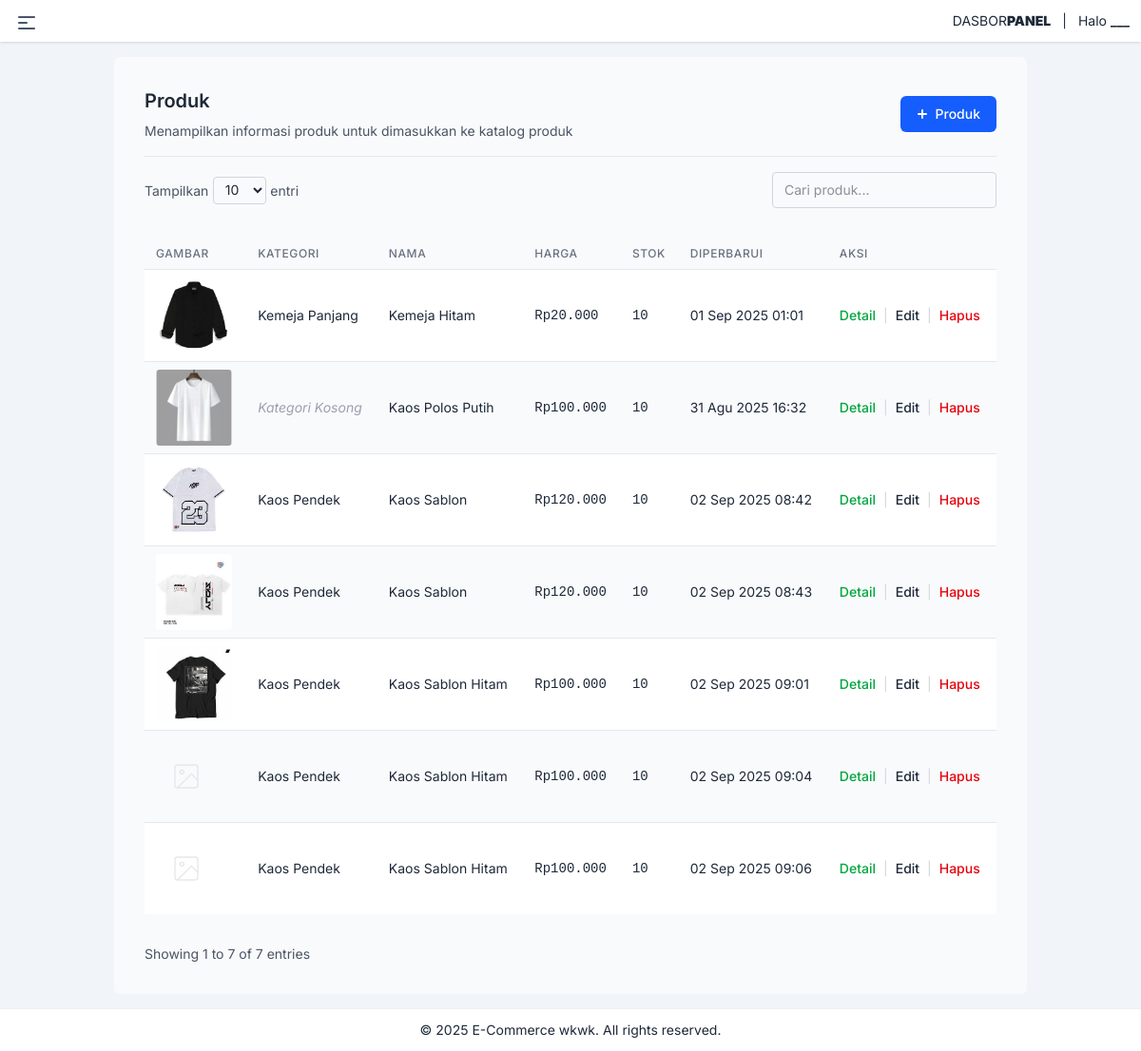
Page /products/ (signed in) on the earlier database version.
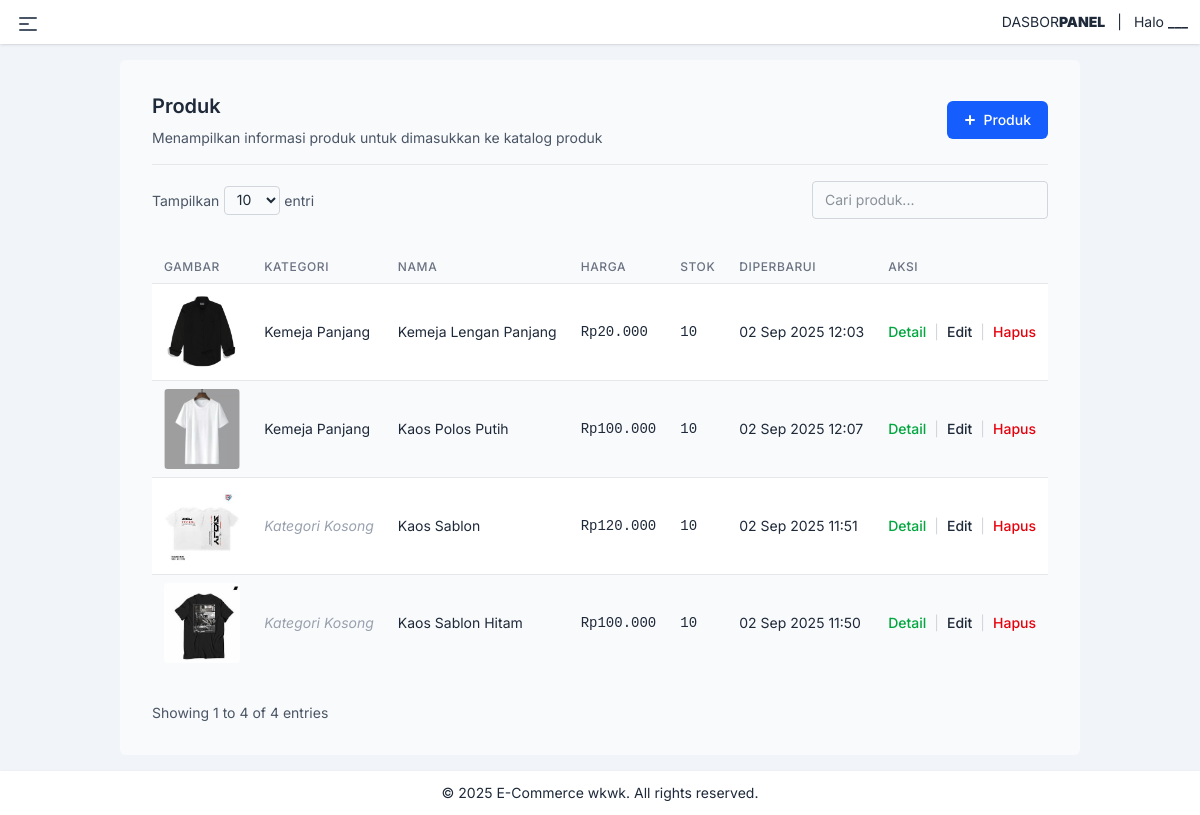
Same page on the later database version.
### catalog/models.py (models this page shows, shortened)
class Products(models.Model):
    name = models.CharField(max_length=255)
    description = models.TextField()
    category = models.ForeignKey(Category, on_delete=models.CASCADE, null=True, blank=True)
    price = models.DecimalField(max_digits=10, decimal_places=2)
    stock = models.IntegerField()
    image = models.ImageField(upload_to='products/', blank=True, null=True)
    created_at = models.DateTimeField(auto_now_add=True)
    updated_at = models.DateTimeField(auto_now=True)

class Category(models.Model):
    name = models.CharField(max_length=255)
    description = models.TextField(blank=True, null=True)
    created_at = models.DateTimeField(auto_now_add=True)
    updated_at = models.DateTimeField(auto_now=True)
    def __str__(self):
        return self.name

### catalog/views.py (the view)
# urls.py: path('products/', views.product_list, name='product_list'),
@login_required
def product_list(request):
    product= Products.objects.all()
    category = Category.objects.all()
    product_form = ProductForm()
    category_form = CategoryForm()
    return render(request, 'product/product.html', {
        'products': product,
        'categories': category,
        'product_form': product_form,
        'category_form': category_form
        })

### catalog/forms.py
class CategoryForm(forms.ModelForm):
    class Meta:
        model = Category
        fields = ['name', 'description']
        widgets = {
            'name': forms.TextInput(attrs={
                'placeholder': 'Masukkan nama kategori...',
                'class': 'w-full text-sm px-4 py-3 rounded-lg border border-gray-200 focus:ring-2 focus:ring-blue-500 focus:border-transparent outline-none transition-all duration-200',
                'required': 'required',
            }),
            'description': forms.Textarea(attrs={
                'rows': 3,  # tinggi textarea
                'placeholder': 'Masukkan deskripsi kategori...',
                'class': 'w-full text-sm px-4 py-3 rounded-lg border border-gray-200 focus:ring-2 focus:ring-blue-500 focus:border-transparent outline-none transition-all duration-200',
            }),
        }

### templates/product/product.html (shortened to what this page needs)
{% extends "base.html" %}
{% block content %}
{% load humanize %}
<div class="w-full text-gray-800 p-8 bg-gray-50 rounded-md">
    <div class="flex items-center justify-between border-b border-gray-200 mb-4">
        <div class="text-center md:text-left space-y-2 mb-4">
            <h1 class="text-xl font-semibold text-gray-800">Produk</h1>
            <p class="text-gray-600 text-sm">Menampilkan informasi produk untuk dimasukkan ke katalog produk
            </p>
        </div>
        <div class="mb-4 flex justify-end space-x-2">
            <a href="{% url 'add_product' %}" class="inline-flex items-center px-4 py-2 border border-transparent text-sm font-medium rounded-md
      text-white bg-blue-600 hover:bg-blue-700 focus:outline-none
      focus:ring-2 focus:ring-offset-2 focus:ring-blue-500 no-print cursor-pointer">
                <svg class="me-1 -ms-1 w-5 h-5" fill="currentColor" viewBox="0 0 20 20"
                    xmlns="http://www.w3.org/2000/svg">
                    <path fill-rule="evenodd"
                        d="M10 5a1 1 0 011 1v3h3a1 1 0 110 2h-3v3a1 1 0 11-2 0v-3H6a1 1 0 110-2h3V6a1 1 0 011-1z"
                        clip-rule="evenodd"></path>
                </svg>
                Produk
            </a>
        </div>
    </div>
    <div class="flex flex-row-reverse justify-between items-center mb-4">
        <input id="searchInput" type="text" placeholder="Cari produk..."
            class="px-3 py-2 border border-gray-300 rounded text-sm">
        <div>
            <span class="text-sm text-gray-600">Tampilkan</span>
            <select id="rowsPerPage" class="px-2 py-1 border border-gray-300 rounded text-sm">
                <option value="10" selected>10</option>
            </select>
            <span class="text-sm text-gray-600">entri</span>
        </div>
    </div>
    <div class="overflow-x-auto w-full py-4">
        <table id="records-table" class="table-auto w-full text-sm whitespace-nowrap divide-y divide-gray-200">
            <thead class="bg-gray-100">
                <tr class="bg-gray-50">
                    <th class="px-3 py-2 text-left text-xs font-medium text-gray-500 uppercase tracking-wider">
                        Gambar</th>
                        <th class="px-3 py-2 text-left text-xs font-medium text-gray-500 uppercase tracking-wider">
                        Kategori</th>
                    <th class="px-3 py-2 text-left text-xs font-medium text-gray-500 uppercase tracking-wider">
                        Nama</th>
                    <th class="px-3 py-2 text-left text-xs font-medium text-gray-500 uppercase tracking-wider">
                        Harga</th>
                    <th class="px-3 py-2 text-left text-xs font-medium text-gray-500 uppercase tracking-wider">
                        Stok</th>
                    <th class="px-3 py-2 text-left text-xs font-medium text-gray-500 uppercase tracking-wider">
                        Diperbarui</th>
                    <th class="px-3 py-2 text-left text-xs font-medium text-gray-500 uppercase tracking-wider">
                        Aksi</th>
                </tr>
            </thead>
            <tbody class="bg-white divide-y divide-gray-200">
                {% for product in products %}
                <tr class="odd:bg-white even:bg-gray-50 hover:bg-gray-100 text-sm">
                    {% if product.image %}
                    <td class="px-3 py-2 capitalize whitespace-nowrap">
                        <img src="{{ product.image.url }}" alt="{{ product.name }}" class="rounded h-20">
                    </td>
                    {% else %}
                    <td class="px-3 py-2 capitalize whitespace-nowrap">
                        <div class="w-16 h-20 flex items-center justify-center">
                            <svg class="w-8 h-8 text-gray-200" fill="none" stroke="currentColor" viewBox="0 0 24 24">
                                <rect x="3" y="3" width="18" height="18" rx="2" ry="2"></rect>
                                <circle cx="8.5" cy="8.5" r="1.5"></circle>
                                <polyline points="21,15 16,10 5,21"></polyline>
                            </svg>
                        </div>
                    {% endif %}
                    {% if product.category %}
                    <td class="px-3 py-2 capitalize whitespace-nowrap">{{ product.category }}</td>
                    {% else %}
                    <td class="px-3 py-2 capitalize whitespace-nowrap text-gray-400 italic">Kategori kosong</td>
                    {% endif %}
                    <td class="px-3 py-2 capitalize whitespace-nowrap">{{ product.name }}</td>
                    <td class="px-3 py-2 capitalize whitespace-nowrap currency">Rp{{ product.price|floatformat:0|intcomma }}</td>
                    <td class="px-3 py-2 capitalize whitespace-nowrap currency">{{ product.stock }}</td>
                    <td class="px-3 py-2 capitalize whitespace-nowrap">{{ product.updated_at|date:"d M Y H:i" }}</td>
                    <td class="px-3 py-2">
                        <div class="flex items-center space-x-2">
                            <a href="{% url 'detail_product' product.id %}" class="detail-btn text-green-600 hover:text-green-800 active:text-green-900
              font-medium text-sm transition-all duration-200 ease-in-out
              hover:underline hover:underline-offset-2 cursor-pointer">
                                Detail
                            </a>
                            <span class="text-gray-300">|</span>
                            <a href="{% url 'edit_product' product.id %}" class="edit-btn hover:text-blue-800 active:text-blue-900
                   font-medium text-sm
                   transition-all duration-200 ease-in-out
                   hover:underline hover:underline-offset-2 cursor-pointer">
                                Edit
                            </a>
                            <span class="text-gray-300">|</span>
                            <a href="{% url 'confirm_delete_product' product.id %}" class="delete-record cursor-pointer
                                            text-red-600 hover:text-red-800 active:text-red-900
                                            font-medium text-sm
                                            py-1
                                            transition-all duration-200 ease-in-out
                                            hover:underline hover:underline-offset-2">
                                Hapus</a>
                        </div>
                    </td>
                </tr>
                {% endfor %}
            </tbody>
        </table>
    </div>
    <div class="flex flex-col sm:flex-row justify-between items-center mt-4 gap-2">
        <div id="tableInfo" class="text-sm text-gray-600"></div>
    </div>
</div>
{% endblock %}

### templates/base.html (shortened to what this page needs)
{% load static %}
{% load widget_tweaks %}
<!DOCTYPE html>
<html lang="en">
<head>
    <link href="{% static 'css/output.css' %}" rel="stylesheet">
    <link href="{% static 'css/style.css' %}" rel="stylesheet">
    <link rel="stylesheet" href="https://cdn.jsdelivr.net/npm/@fortawesome/fontawesome-free@6.5.0/css/all.min.css">
    <script src="https://cdn.datatables.net/1.13.6/js/dataTables.tailwindcss.min.js"></script>
</head>
<body class="flex flex-col p-0 md:p-0 min-h-screen bg-slate-100 w-full text-gray-800">
    <nav class="border-gray-200 bg-white shadow z-10">
        <div class="max-w-screen-xl flex flex-wrap items-center mx-auto px-4 py-3 md:py-3 sm:p-3">
            <nav class="flex relative ml-auto" aria-label="User navigation">
                <div class="relative self-center">
                    <div class="flex flex-row space-x-1 sm:space-x-3">
                        <span class="flex items-center space-x-3 rtl:space-x-reverse">
                            <span
                                class="sm:inline text-sm uppercase font-normal hover:text-blue-600 focus:outline-none">
                                Dasbor<span class="font-[1000]">Panel</span>
                            </span>
                        </span>
                        <span class="sm:inline text-sm self-center">|</span>
                        <div class="flex items-center text-sm group space-x-2" type="button">
                            <span>Halo<strong class="ml-1 capitalize font-bold">___</strong></span>
                        </div>
                    </div>
            </nav>
        </div>
    </nav>
    <div x-data="{ open: false, userMenuOpen: false }" class="flex">
        <div class="fixed top-1 left-2 z-50">
            <button @click="open = !open"
                class="flex items-center justify-center w-10 h-10 rounded-full hover:bg-gray-100 transition-all">
                <svg xmlns="http://www.w3.org/2000/svg"
                    class="h-6 w-6 text-gray-600 transform transition-transform duration-300"
                    :class="open ? 'rotate-90' : 'rotate-0'" fill="none" viewBox="0 0 24 24" stroke="currentColor">
                    <path stroke-linecap="round" stroke-linejoin="round" stroke-width="2" d="M4 6h16M4 12h8M4 18h16" />
                </svg>
            </button>
        </div>
        <div class="w-full
                   transition-all duration-300 ease-in-out
                   md:pl-0" :class="open ? 'md:pl-48' : 'md:pl-0'">
            <div class="container mx-auto py-0 md:py-4 w-full px-0 md:px-8">
                <div class="flex md:flex-col w-full gap-4">
                    {% block content %}  {% endblock %}
                </div>
            </div>
        </div>
    </div>
    <footer class="backdrop-blur-sm py-2 sm:py-3 mt-auto shadow bg-white text-center text-xs sm:text-sm text-gray-800">
        <div class="container mx-auto">
            <p>&copy; <span id="current-year"></span> E-Commerce wkwk. All rights reserved.</p>
        </div>
    </footer>
</body>
</html>

### static/css/style.css (style rules this page uses)
.currency { font-family: 'Courier New', monospace; }

### templates/base.html (style rules this page uses)
body { font-family: 'Inter', sans-serif; }

Differences in the rows shown:
removed Products: image (picture), category "Kaos Pendek", name "Kaos Sablon", price "120.000", stock "10", updated_at "02 Sep 2025 08:42"
removed Products: category "Kaos Pendek", name "Kaos Sablon Hitam", price "100.000", stock "10", updated_at "02 Sep 2025 09:04"
removed Products: category "Kaos Pendek", name "Kaos Sablon Hitam", price "100.000", stock "10", updated_at "02 Sep 2025 09:06"
changed Products: name "Kemeja Hitam" → "Kemeja Lengan Panjang"; updated_at "01 Sep 2025 01:01" → "02 Sep 2025 12:03"
changed Products "Kaos Polos Putih": category (not shown) → "Kemeja Panjang"; updated_at "31 Agu 2025 16:32" → "02 Sep 2025 12:07"; no longer shows "Kategori Kosong"
changed Products "Kaos Sablon": updated_at "02 Sep 2025 08:43" → "02 Sep 2025 11:51"; category "Kaos Pendek" → (not shown); now shows "Kategori Kosong"
changed Products "Kaos Sablon Hitam": updated_at "02 Sep 2025 09:01" → "02 Sep 2025 11:50"; category "Kaos Pendek" → (not shown); now shows "Kategori Kosong"
Other differences:
text written by a page script: "Showing 1 to 7 of 7 entries" → "Showing 1 to 4 of 4 entries"
